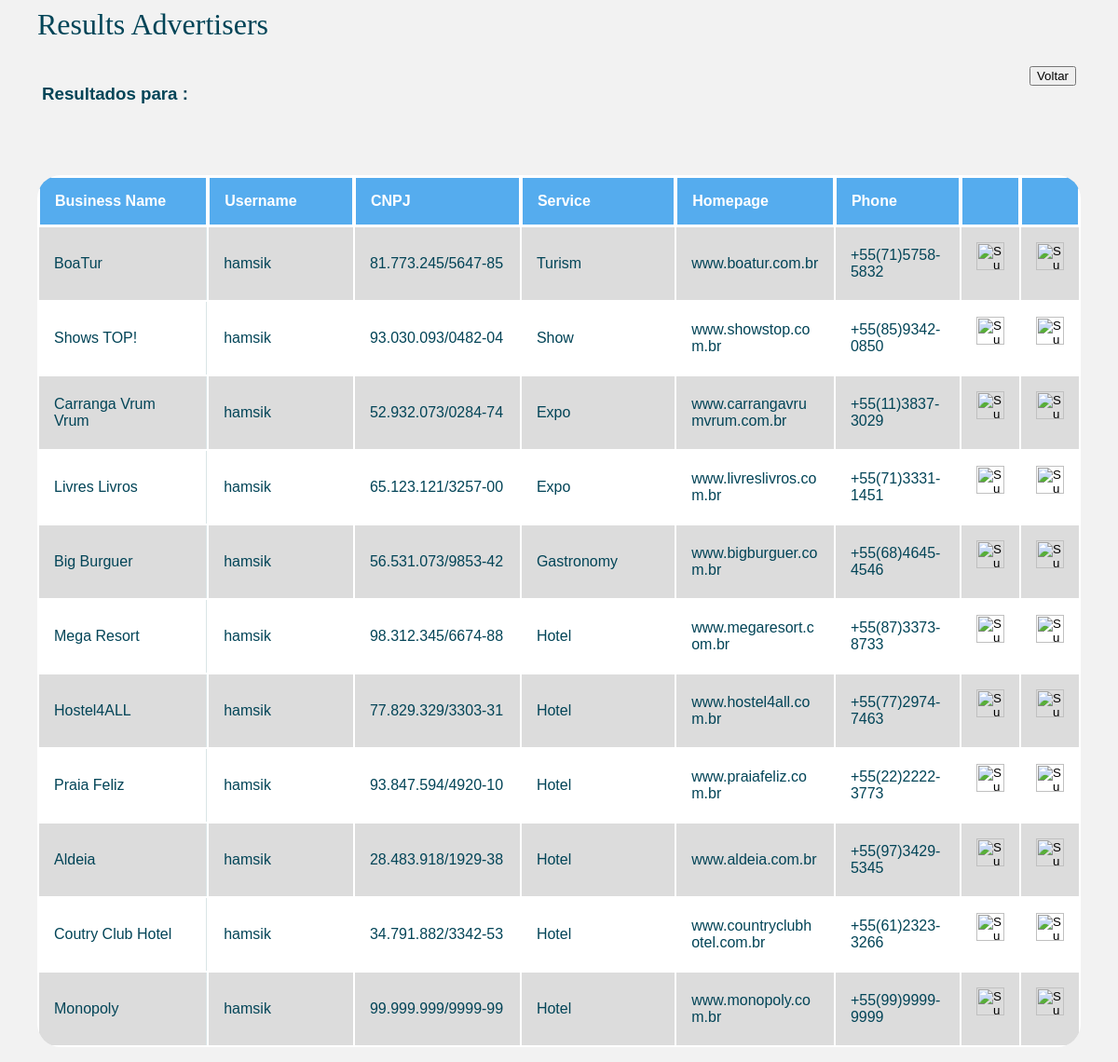
Screenshot of /CRUD_PHP/metodo/anunciante/pesquisar-anunciante.php with the database file from the repository.
### tables this page shows
CREATE TABLE anunciantes (
	nome_fantasia VARCHAR(255) NOT NULL,
	cnpj  VARCHAR(255) NOT NULL,
	tipo_de_servico VARCHAR(255) NOT NULL,
	homepage VARCHAR(255) NOT NULL,
	telefone VARCHAR(255) NOT NULL,
	usuario_id INT NOT NULL,

	FOREIGN KEY (usuario_id) REFERENCES usuarios(usuario_id)
);

CREATE TABLE usuarios (
	usuario_id INT PRIMARY KEY AUTO_INCREMENT,
	username VARCHAR(255) NOT NULL UNIQUE,
	senha VARCHAR(12) NOT NULL,
	tipo INT NOT NULL
);

### CRUD_PHP/metodo/anunciante/conectar-anunciante.php (called while the page is built, shortened)
<?php
	function abrirBanco(){
		$conexao = new mysqli("localhost","admin","admin_turismo","turismo");
		return $conexao;
	}
	function pesquisar_anunciantes($valor_pesquisar){
		$banco = abrirBanco();
		$sql = "SELECT anunciantes.usuario_id,anunciantes.nome_fantasia,"
			   . " anunciantes.cnpj,anunciantes.tipo_de_servico,"
			   . " anunciantes.homepage,anunciantes.telefone,usuarios.username"
			   . " FROM anunciantes"
			   . " INNER JOIN usuarios ON anunciantes.usuario_id = usuarios.usuario_id"
			   . " WHERE anunciantes.nome_fantasia LIKE '%$valor_pesquisar%'"
			   . " OR username LIKE '%$valor_pesquisar%'";
	 	$resultado = $banco->query($sql);
	 	while ($row = mysqli_fetch_array($resultado)) {
	 		$grupo[] = $row;
	 	}
	 	return $grupo;
	 }

### CRUD_PHP/metodo/anunciante/pesquisar-anunciante.php (the view, shortened to what this page needs)
<?php
  include ("conectar-anunciante.php");
  $valor_buscar = $_POST['pesquisar-anunciante'];
  $grupo = pesquisar_anunciantes( $valor_buscar );
?>
<head>
  <h1>Results Advertisers<br></h1>
  <link rel="stylesheet" type="text/css" href="../../css/style2.css">
</head>
<body>
  <div>
    <div class="box">
      <h3>Resultados para <font color="0000FF"><?=$valor_buscar?></font> :</h3>
    </div>
    <div class="box" style="float: right;">
     <form name="voltar" action="../../pages/anunciantes.php">
        <input type="submit" value="Voltar" />
     </form>
    </div>
  </div>
  <br><br>
  <table class="responstable">
    <thead>
      <tr>
        <th width="160">Business Name</th>
        <th width="130">Username</th>
        <th width="150">CNPJ</th>
        <th width="140">Service</th>
        <th width="140">Homepage</th>
        <th width="100">Phone</th>
        <th width="8"></th>
        <th width="8"></th>
      </tr>
    </thead>
    <tbody>
      <?php
      foreach ($grupo as $anunciantes) { ?>
        <tr>
          <td><?=$anunciantes["nome_fantasia"]?></td>
          <td><?=$anunciantes["username"]?></td>
          <td><?=$anunciantes["cnpj"]?></td>
          <td><?=$anunciantes["tipo_de_servico"]?></td>
          <td><?=$anunciantes["homepage"]?></td>
          <td><?=$anunciantes["telefone"]?></td>
          <td>
            <form name="alterar-anunciante" action="alterar-anunciante.php" method="POST">
              <input type="image" width="30" src="../../imgs/i-editar.png">
            </form>
          </td>
          <td>
            <form name="excluir-anunciante" action="conectar-anunciante.php" method="POST">
              <input type="image" width="30" src="../../imgs/i-excluir.png">
            </form>
          </td>
        </tr>
      <?php
      } ?>
    </tbody>
  </table>
</body>
</html>

### CRUD_PHP/css/style2.css (style rules this page uses)
.responstable { margin: 1em 0; width: 100%; overflow: hidden; background: #FFF; color: #024457; border-radius: 25px; }
.responstable tr { border: 1px solid #D9E4E6; }
.responstable tr:nth-child(odd) { background-color: #DCDCDC; }
.responstable th { display: none; border: 1px solid #FFF; background-color: #55acee; color: #FFF; padding: 1em; }
.responstable th:first-child { display: table-cell; }
.responstable th:nth-child(2) { display: table-cell; }
.responstable th:nth-child(2):after { content: attr(data-th); }
@media (min-width: 480px) { .responstable th:nth-child(2):after { display: none; } }
.responstable td { display: block; word-wrap: break-word; max-width: 7em; }
.responstable td:first-child { display: table-cell; //text-align: center; border-right: 1px solid #D9E4E6; }
.responstable th, .responstable td { text-align: left; margin: .5em 1em; }
@media (min-width: 480px) { .responstable th, .responstable td { display: table-cell; padding: 1em; } }
body { padding: 0 2em; font-family: Arial, sans-serif; color: #024457; background: #f2f2f2; }
h1 { font-family: Verdana; font-weight: normal; color: #024457; }
.box { display: inline-block; margin: 5px 5px; }

### rows the page displays
anunciantes: nome_fantasia "BoaTur", usuario.username "hamsik", cnpj "81.773.245/5647-85", tipo_de_servico "Turism", homepage "www.boatur.com.br", telefone "+55(71)5758-5832"
anunciantes: nome_fantasia "Shows TOP!", usuario.username "hamsik", cnpj "93.030.093/0482-04", tipo_de_servico "Show", homepage "www.showstop.com.br", telefone "+55(85)9342-0850"
anunciantes: nome_fantasia "Carranga Vrum Vrum", usuario.username "hamsik", cnpj "52.932.073/0284-74", tipo_de_servico "Expo", homepage "www.carrangavrumvrum.com.br", telefone "+55(11)3837-3029"
anunciantes: nome_fantasia "Livres Livros", usuario.username "hamsik", cnpj "65.123.121/3257-00", tipo_de_servico "Expo", homepage "www.livreslivros.com.br", telefone "+55(71)3331-1451"
anunciantes: nome_fantasia "Big Burguer", usuario.username "hamsik", cnpj "56.531.073/9853-42", tipo_de_servico "Gastronomy", homepage "www.bigburguer.com.br", telefone "+55(68)4645-4546"
anunciantes: nome_fantasia "Mega Resort", usuario.username "hamsik", cnpj "98.312.345/6674-88", tipo_de_servico "Hotel", homepage "www.megaresort.com.br", telefone "+55(87)3373-8733"
anunciantes: nome_fantasia "Hostel4ALL", usuario.username "hamsik", cnpj "77.829.329/3303-31", tipo_de_servico "Hotel", homepage "www.hostel4all.com.br", telefone "+55(77)2974-7463"
anunciantes: nome_fantasia "Praia Feliz", usuario.username "hamsik", cnpj "93.847.594/4920-10", tipo_de_servico "Hotel", homepage "www.praiafeliz.com.br", telefone "+55(22)2222-3773"
anunciantes: nome_fantasia "Aldeia", usuario.username "hamsik", cnpj "28.483.918/1929-38", tipo_de_servico "Hotel", homepage "www.aldeia.com.br", telefone "+55(97)3429-5345"
anunciantes: nome_fantasia "Coutry Club Hotel", usuario.username "hamsik", cnpj "34.791.882/3342-53", tipo_de_servico "Hotel", homepage "www.countryclubhotel.com.br", telefone "+55(61)2323-3266"
anunciantes: nome_fantasia "Monopoly", usuario.username "hamsik", cnpj "99.999.999/9999-99", tipo_de_servico "Hotel", homepage "www.monopoly.com.br", telefone "+55(99)9999-9999"
